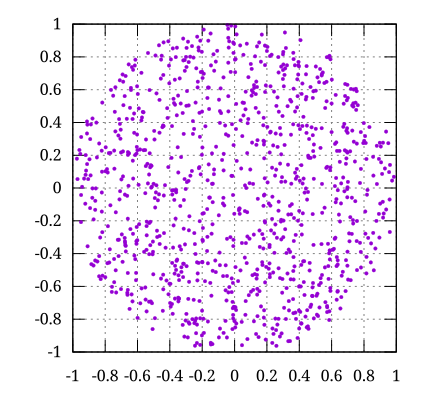

The gnuplot source for this figure:
################################################################################
# Output definition
################################################################################
set terminal svg size 430, 400 font "Serif,16"
set output output

# color definitions
set style line 1 pt 7 ps 0.3 lt 1 lw 2 # --- blue

#set ylabel "y"
#set xlabel "x"

unset key

# Axes
set style line 11 lt 1

# Grid
set style line 12 lt 0 lw 1
set grid back ls 12

plot data using 1:2 w p ls 1
